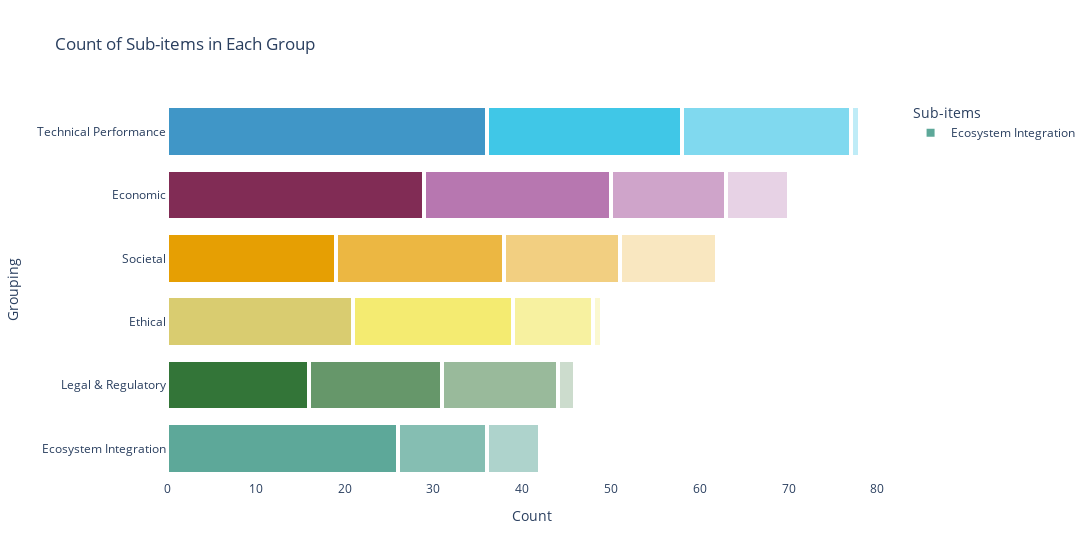

The cell this chart's notebook holds for it:
### Markdown cell above
**3. Assurance Focuses on Technical and Economic Performance**  
Most respondents assure approximately seven or fewer properties of digital twins, focusing primarily on technical and economic performance. Societal properties, such as safety and trustworthiness, are assured to a lesser extent, with ethical, legal, and regulatory aspects being even less frequently addressed. Ecosystem integration properties, except for interoperability, were the least selected, highlighting gaps in broader assurance considerations.

### Code cell
df_exploded = df.explode('assured_properties_combined').reset_index(drop=True)
group_properties = {
    'Technical Performance': [
        'Data Quality', 'Reliability/Robustness', 'Security', 
        'Resilience/ Fault tolerance', 'Data Stewardship', 'Accuracy'
    ],
    'Ecosystem Integration': [
        'Interoperability', 'Evolution', 'Federation'
    ],
    'Ethical': [
        'Explainability', 'Ethical Integrity', 'Sustainability', 
        'Fairness', 'Social Justice'
    ],
    'Societal': [
        'Openness', 'Safety', 'Public Good', 'Trustworthiness'
    ],
    'Economic': [
        'Fit-for-purpose', 'Financial Performance', 'Value Creation', 'Sustainability'
    ],
    'Legal & Regulatory': [
        'Governance', 'Contestability', 'Transparency', 'Accountability'
    ]
}

# Define the primary colors to be used for each group
primary_colors = [
    ["#5DA899", "#85BEB2", "#AED3CC", "#D6E9E5"],  # Teal
    ["#337538", "#66976A", "#99BA9B", "#CCDCCD"],  # Greens
    ["#D9CC70", "#F4EB71", "#F7F1A0", "#FBF8D0"],  # Yellow
    [ "#E69F03", "#ECB742", "#F2CF81", "#F9E7C0"],# Oranges
    ["#812C55",'#B777B0','#CFA4CA','#E7D2E5'], #Purples
    ["#4096C7", "#40C7E7", "#80D9EF","#BFECF7","BFDCEC"]  #Blues
]

stacked_barplot(df_exploded, 'assured_properties_combined', group_properties, 
                category_order=['Ecosystem Integration','Legal & Regulatory','Ethical','Societal','Economic','Technical Performance'], 
                palette=primary_colors,
                outfile="report_plots/properties_currently_assured.svg")

### Figure 1 — Plotly figure (JSON) as saved in the notebook; plotly's stock layout.template omitted (floating-point values rounded to 4 significant figures)
{"data": [{"marker": {"color": ["#5DA899", "#85BEB2", "#AED3CC"], "line": {"color": "white", "width": 4}}, "name": "Ecosystem Integration", "orientation": "h", "showlegend": true, "type": "bar", "x": [26, 10, 6], "y": ["Ecosystem Integration", "Ecosystem Integration", "Ecosystem Integration"]}, {"marker": {"color": ["#337538", "#66976A", "#99BA9B", "#CCDCCD"], "line": {"color": "white", "width": 4}}, "name": "Legal & Regulatory", "orientation": "h", "showlegend": false, "type": "bar", "x": [16, 15, 13, 2], "y": ["Legal & Regulatory", "Legal & Regulatory", "Legal & Regulatory", "Legal & Regulatory"]}, {"marker": {"color": ["#D9CC70", "#F4EB71", "#F7F1A0", "#FBF8D0"], "line": {"color": "white", "width": 4}}, "name": "Ethical", "orientation": "h", "showlegend": false, "type": "bar", "x": [21, 18, 9, 1], "y": ["Ethical", "Ethical", "Ethical", "Ethical"]}, {"marker": {"color": ["#E69F03", "#ECB742", "#F2CF81", "#F9E7C0"], "line": {"color": "white", "width": 4}}, "name": "Societal", "orientation": "h", "showlegend": false, "type": "bar", "x": [19, 19, 13, 11], "y": ["Societal", "Societal", "Societal", "Societal"]}, {"marker": {"color": ["#812C55", "#B777B0", "#CFA4CA", "#E7D2E5"], "line": {"color": "white", "width": 4}}, "name": "Economic", "orientation": "h", "showlegend": false, "type": "bar", "x": [29, 21, 13, 7], "y": ["Economic", "Economic", "Economic", "Economic"]}, {"marker": {"color": ["#4096C7", "#40C7E7", "#80D9EF", "#BFECF7"], "line": {"color": "white", "width": 4}}, "name": "Technical Performance", "orientation": "h", "showlegend": false, "type": "bar", "x": [36, 22, 19, 1], "y": ["Technical Performance", "Technical Performance", "Technical Performance", "Technical Performance"]}], "layout": {"barmode": "stack", "legend": {"title": {"text": "Sub-items"}}, "plot_bgcolor": "rgba(0,0,0,0)", "showlegend": true, "title": {"text": "Count of Sub-items in Each Group"}, "width": 1200, "xaxis": {"title": {"text": "Count"}}, "yaxis": {"categoryarray": ["Ecosystem Integration", "Legal & Regulatory", "Ethical", "Societal", "Economic", "Technical Performance"], "categoryorder": "array", "title": {"text": "Grouping"}}}}
